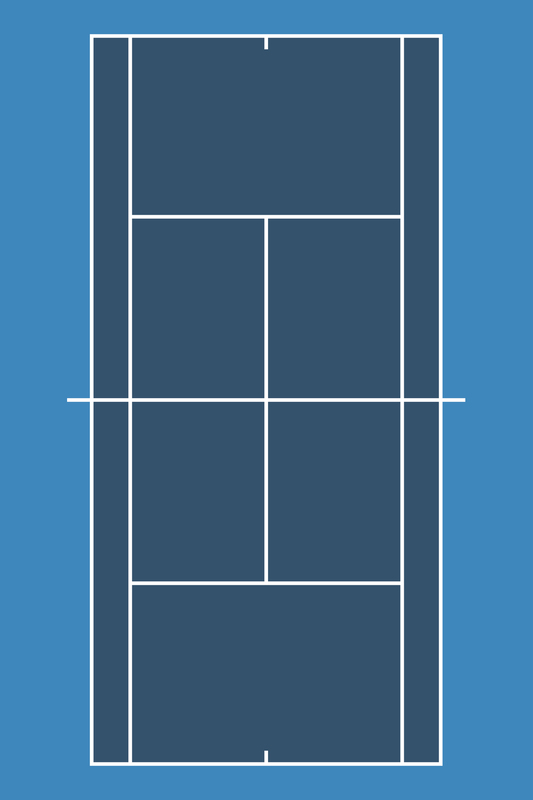
#> input picture my_img/tennis_court_small.jpg, 533 x 800 px, found by its file name
$ python main_new.py
#> lines starting #> are read from the running program, lines starting #| are printed output that depends on the picture; after the words box and inside, x2 and y2 are one past the last pixel; in counts of white or black regions, pixels touching at a corner belong together
### src/utils.py
import cv2
import numpy as np
import math
import time
import argparse

from settings import *

def parse_args():
    # arguments, need to provide the video link. eg. ~/main.py --video ~/Images/tennis_match_2.mp4
    ap = argparse.ArgumentParser()
    ap.add_argument("-v", "--video", default="tennis_match.mp4", help="path to the (optional) video file")
    ap.add_argument("-b", "--buffer", type=int, default=64, help="max buffer size")
    ap.add_argument("-y", "--yolo", type=str, default="n", help="visualize yolo detection")
    args = vars(ap.parse_args())
    return args

def find_court_mask_points(src):
    """
    Detect the single field's lines and get the court mask points.

    Parameters:
    src (numpy.ndarray): first frame of the video.

    Returns:
    court_points (numpy.ndarray): array with the four court field coordinates.
    """
    src = cv2.GaussianBlur(src, (5, 5), 0)

    dst = cv2.Canny(src, 100, 200, None, 3)

    # Detect lines in the image, with minimum length 400
    linesP = cv2.HoughLinesP(dst, 1, np.pi/180, 80, None, 400, 20)

    v_lines = []

    if linesP is not None:
        for i in range(0, len(linesP)):
            l = linesP[i][0]
            if abs(l[1] - l[3]) > 100:   # Extract vertical lines
                v_lines.append(l)

    left_line = None
    right_line = None

    if v_lines[0][0] < v_lines[1][0]:
        left_line = v_lines[0]
        right_line = v_lines[1]
    else:
        left_line = v_lines[1]
        right_line = v_lines[0]

    # lines are not detected entirely, compute some coordinates using information from the other line
    xl = int(left_line[2] - ((left_line[2] - left_line[0]) * (right_line[3] - left_line[3])) / (left_line[1] - left_line[3]))
    xr = int(right_line[2] - ((right_line[2] - right_line[0]) * (right_line[3] - left_line[3])) / (right_line[3] - right_line[1]))

    p1 = (left_line[2], left_line[3])
    p2 = (xl, right_line[3])
    p3 = (xr, left_line[3])
    p4 = (right_line[2], right_line[3])

    court_points = np.array([p1, p2, p3, p4])

    return court_points

# [107 lines left out: functions yolo_detection, compute_shot_type, not called in this run]

def draw_field_lines(frame, cmp):
    """
    Draws the field lines.

    Parameters:
    frame (numpy.ndarray): video frame.
    cmp (numpy.ndarray): array of Court mask points.

    """
    cv2.line(frame, cmp[0], cmp[1], (0,255,0), 2, cv2.LINE_AA)
    cv2.line(frame, cmp[1], cmp[3], (0,255,0), 2, cv2.LINE_AA)
    cv2.line(frame, cmp[2], cmp[3], (0,255,0), 2, cv2.LINE_AA)
    cv2.line(frame, cmp[2], cmp[0], (0,255,0), 2, cv2.LINE_AA)


def preprocess(frame, tennis_field, backgroundSubtractor):
    """
    Preprocess the frame to extract countours.

    Parameters:
    frame (numpy.ndarray): video frame.
    tennis_field (TennisField): Object that contains info about the tennis field state.
    backgroundSubtractor (cv2.BackgroundSubtractorMOG2): Background Subtractor object.

    Returns:
    Countours of the image.

    """

    # we blur our frame for possible noise
    blurred = cv2.GaussianBlur(frame, (ODD_BLUR, ODD_BLUR), 0)
    #cv2.imshow("Blurred image", blurred)

    # set our frame to hsv color
    hsv_blurred = cv2.cvtColor(blurred, cv2.COLOR_BGR2HSV)
    #cv2.imshow("hsv blurred", hsv_blurred)

    # To filter the players we take the range from our thresholds we defined
    mask = cv2.inRange(hsv_blurred, tennis_field.greenLower, GREEN_UPPER)
    #cv2.imshow("filtered mask", mask)

    # Because the top region the ball is smaller from the camera perspective we erode less than in the lower region
    erodeIterations = 2 if not tennis_field.isBallInUpperRegion else 1

    mask = cv2.erode(mask, None, iterations=erodeIterations)
    #cv2.imshow("eroded mask", mask)

    mask = cv2.dilate(mask, None, iterations=2)
    #print(str(greenLower) + " " + str(GREEP_UPPER))
    #cv2.imshow("dilated mask", mask)

    # We apply the substractor to our blurred frame
    bkgnMask = backgroundSubtractor.apply(blurred)
    #cv2.imshow("the substractor", bkgnMask)

    # We define ROI (region of interest)
    mask = mask[ROI["minX"]:ROI["maxX"], ROI["minY"]:ROI["maxY"]]
    bkgnMask = bkgnMask[ROI["minX"]:ROI["maxX"], ROI["minY"]:ROI["maxY"]]

    # since we just want the region with white pixels (no gray) we set our threshold to 254, 255
    _, thresholdMask = cv2.threshold(bkgnMask, 254, 255, cv2.THRESH_BINARY)
    #cv2.imshow("threshold", thresholdMask)

    thresholdMask = cv2.erode(thresholdMask, None, iterations=1)
    #cv2.imshow("threshold eroded", thresholdMask)

    thresholdMask = cv2.dilate(thresholdMask, None, iterations=3)
    #cv2.imshow("threshold dilated", thresholdMask)

    # we find out countours from our threshold mask
    #countours_thresh, _ = cv2.findContours(
    #    thresholdMask, cv2.RETR_EXTERNAL, cv2.CHAIN_APPROX_SIMPLE)

    # we apply a 'and' operator to our mask (which filters the playesr) and our thresholdMask which deleted the background and keeps the moving objects
    result = mask & thresholdMask
    #cv2.imshow("Result mask", result)

    # from our result we look up for the countours
    countours, _ = cv2.findContours(
        result, cv2.RETR_EXTERNAL, cv2.CHAIN_APPROX_SIMPLE)

    return countours


def find_ball(frame, countours, tennis_field, ball):
    """
    From countours find the tennis ball and information about it.

    Parameters:
    frame (numpy.ndarray): video frame.
    countours (numpy.ndarray): array of frame countours.
    tennis_field (TennisField): Object that contains info about the tennis field state.
    ball (Ball): object that contains info about the ball state.

    """

    # values to define the three areas of our video.
    frame_height = frame[ROI["minX"]:ROI["maxX"], ROI["minY"]:ROI["maxY"]].shape[0]/3
    frame_height_middle_region = frame_height*2

    # we get the ball coordinates and radius
    c = max(countours, key=cv2.contourArea)
    ((x, y), radius) = cv2.minEnclosingCircle(c)
    M = cv2.moments(c) # to find the blob center

    # we define the green lower threshold depending on where the ball was last seen
    if y < frame_height-OFFSET and y < frame_height_middle_region:
        tennis_field.greenLower = TOP_GREEN_LOWER
    elif y > frame_height-OFFSET and y < frame_height_middle_region:
        tennis_field.greenLower = MIDDLE_GREEN_LOWER
    else:
        tennis_field.greenLower = BOTTOM_GREEN_LOWER

    # Check if the ball is on the upper or lower region
    tennis_field.isBallInUpperRegion = True if y < frame_height_middle_region else False

    # If its a valid point we save the value and print some visual information on screen
    if M["m00"] != 0:
        center = (int(M["m10"] / M["m00"]), int(M["m01"] / M["m00"]))
        if radius > 1:
            frame_roi = frame[ROI["minX"]:ROI["maxX"], ROI["minY"]:ROI["maxY"]]
            cv2.circle(frame_roi, (int(x), int(y)),
                        int(radius), (0, 255, 255), 2)
            cv2.putText(frame_roi, "Radius: " + str(int(radius)) + " X,Y: " + str(int(x)) + " " + str(
                int(y)), (int(x) + 20, int(y) + 45), cv2.FONT_HERSHEY_COMPLEX, 0.7, (0, 255, 0), 2)
            tennis_field.pts.appendleft(center)

    ball.x = x
    ball.y = y

    # 2d PROJECTION: compute 2d coordinates using interpolated polynomials with some scaling factor
    y_2d = int(pow(y, 3)*COEFF["a"]-pow(y, 2)*COEFF["b"]+y*COEFF["c"]-COEFF["d"])
    x_2d = int((x-B15)*SCALA_X+D15 - (y_2d-400)*FACTOR*np.sign(x-B7)*(abs(x-B7)>200))

    ball.set_2d_pos(x_2d, y_2d)


# [109 lines left out: functions draw_trajectory, update_timestep, not called in this run]

### src/ball.py
class Ball():

    def __init__(self, x=0, y=0) -> None:
        self.x = x
        self.y = y
        self.prev_est_vel = [0, 0]
        self.x_2d = 0
        self.y_2d = 0
        self.bounce = False
        self.dx = 0
        self.dy = 0
        self.djoko = False
        pass

    # [4 lines left out: function set_pos, not called in this run]

    def set_2d_pos(self, x_2d, y_2d):
        self.x_2d = x_2d
        self.y_2d = y_2d
        pass

    def set_dx(self, dx):
        self.dx = dx

### src/timer.py
import time
from settings import *

class Timer():

    def __init__(self) -> None:
        self.previous_time = time.time()
        self.camera_timer = 0
        self.dt = 0
        pass

    def update(self):
        now_time = time.time()
            # we have the delta time difference between frames
        self.dt = now_time - self.previous_time  # temporal distance between two succeding frames (more or less constant)
        self.dt *= TIME_SCALE
        self.previous_time = now_time
        self.camera_timer += self.dt
        pass

### src/tennis_field.py
from collections import deque

class TennisField():

    def __init__(self, args) -> None:
        self.direction = ""
        self.insideCourt = ""
        self.current_shot = ""
        self.shot = ""
        self.shot_dir = ""
        self.isBallInUpperRegion = False
        self.greenLower = (30, 55, 150)
        self.args = args
        self.pts = deque(maxlen=self.args["buffer"])
        self.yolo = self.args["yolo"]
        pass

### src/main_new.py
import cv2
import time
import numpy as np
import math

from timer import Timer
from tennis_field import TennisField
from ball import Ball

from settings import *
from utils import *

args = parse_args()
args["video"] = "tennis_match_2.mp4"

# init parameters
tennis_field = TennisField(args)
timer = Timer()
ball = Ball()

court_img = cv2.imread('my_img/tennis_court_small.jpg')
#> court_img is the input picture: shape (800, 533, 3); mean B, G, R 145.6, 110, 64.3

# substracts the background from the frame
backgroundSubtractor = cv2.createBackgroundSubtractorMOG2(history=100, varThreshold=75, detectShadows=False)

# video reference from the arguments
vs = cv2.VideoCapture(tennis_field.args["video"])

# get video fps
camera_fps = vs.get(cv2.CAP_PROP_FPS)

# video file to warm up
time.sleep(2.0)

ret, frame1 = vs.read()
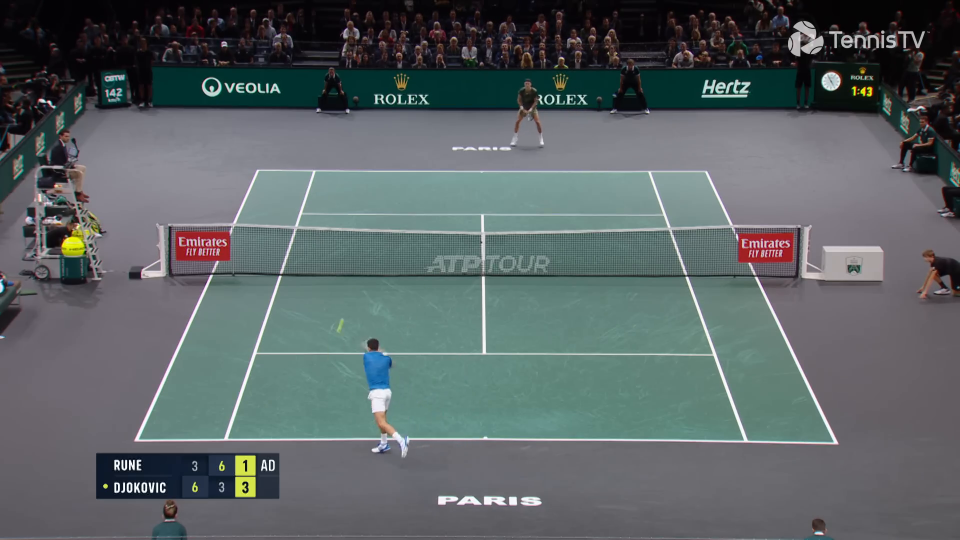
#> input picture frame 40 of tennis_match_2.mp4, 1920 x 1080 px (shown at 1/2 size)
#> frame1 is the input picture: shape (1080, 1920, 3); mean B, G, R 101.4, 99.8, 91.2

court_mask_points = find_court_mask_points(frame1)
#> in find_court_mask_points, `dst = cv2.Canny(src, 100, 200, None, 3)`:
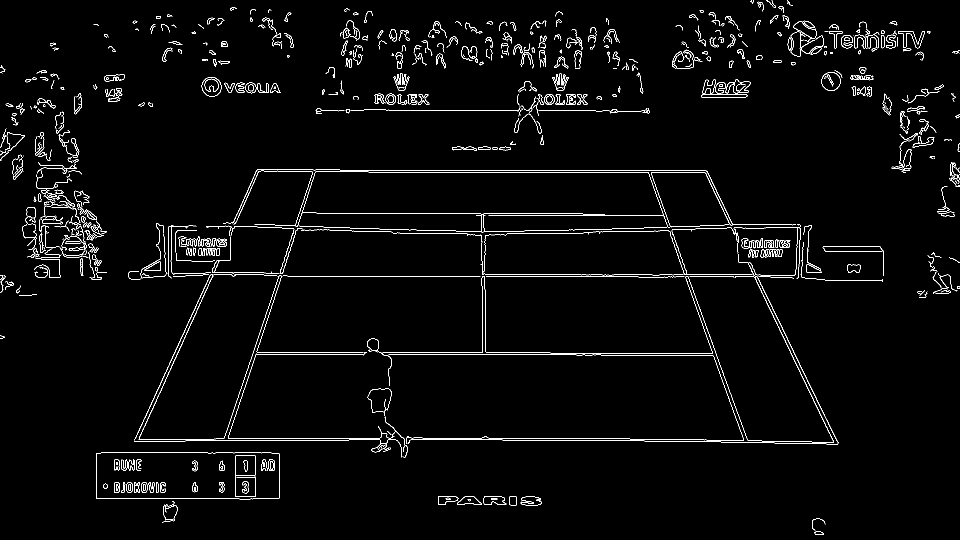
#> dst: shape (1080, 1920) (shown at 1/2 size); 2.4% white in thin lines or dots
#> in find_court_mask_points, `linesP = cv2.HoughLinesP(dst, 1, np.pi/180, 80, None, 400, 20)`: linesP = [[595, 553, 1276, 553], [862, 341, 1413, 341], [737, 344, 1415, 344], [977, 549, 1520, 549], [766, 709, 1201, 709], [483, 795, 632, 339], [1312, 376, 1495, 880]]
#> the loop in find_court_mask_points, `for i in range(0, len(linesP)):` made 7 passes
#> after the loop in find_court_mask_points, `for i in range(0, len(linesP)):`: v_lines = [[483, 795, 632, 339], [1312, 376, 1495, 880]]
#> in find_court_mask_points, `left_line = v_lines[0]`: left_line = [483, 795, 632, 339]
#> in find_court_mask_points, `right_line = v_lines[1]`: right_line = [1312, 376, 1495, 880]
#> in find_court_mask_points, `xl = int(left_line[2] - ((left_line[2] - left_line[0]) * (right_line[3..`: xl = 455
#> in find_court_mask_points, `xr = int(right_line[2] - ((right_line[2] - right_line[0]) * (right_lin..`: xr = 1298
#> in find_court_mask_points, `p1 = (left_line[2], left_line[3])`: p1 = (632, 339)
#> in find_court_mask_points, `p2 = (xl, right_line[3])`: p2 = (455, 880)
#> in find_court_mask_points, `p3 = (xr, left_line[3])`: p3 = (1298, 339)
#> in find_court_mask_points, `p4 = (right_line[2], right_line[3])`: p4 = (1495, 880)
#> in find_court_mask_points, `court_points = np.array([p1, p2, p3, p4])`: court_points = [[632, 339], [455, 880], [1298, 339], [1495, 880]]
#> court_mask_points = [[632, 339], [455, 880], [1298, 339], [1495, 880]]

# infinite loop till video ends or 'q' is pressed
while True:
    ret, frame = vs.read()
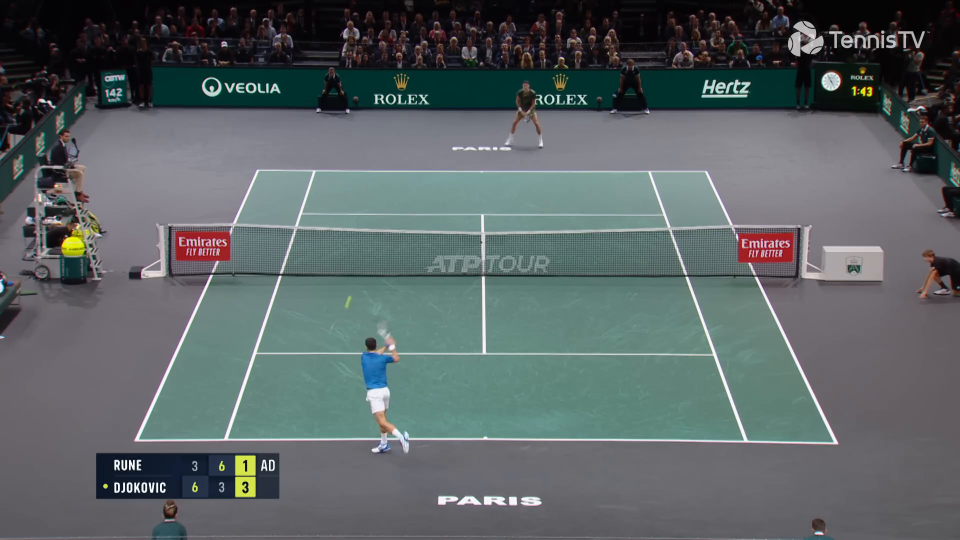
#> input picture frame 41 of tennis_match_2.mp4, 1920 x 1080 px (shown at 1/2 size)
#> frame is the input picture: shape (1080, 1920, 3); mean B, G, R 101.4, 99.8, 91.2

    if not ret:
        break

    countours = preprocess(frame, tennis_field, backgroundSubtractor)
#> in preprocess, `hsv_blurred = cv2.cvtColor(blurred, cv2.COLOR_BGR2HSV)`: hsv_blurred: shape (1080, 1920, 3); mean H, S, V 111.1, 54.8, 105.6
#> in preprocess, `mask = cv2.inRange(hsv_blurred, tennis_field.greenLower, GREEN_UPPER)`: mask: shape (1080, 1920); 0.24% white; 18 white regions (5 under 20 px), largest, box (x1, y1, x2, y2) and area: (471, 911, 511, 951) 1463, (471, 954, 511, 994) 1389, (126, 473, 171, 513) 1388
#> in preprocess, `mask = cv2.erode(mask, None, iterations=erodeIterations)`:
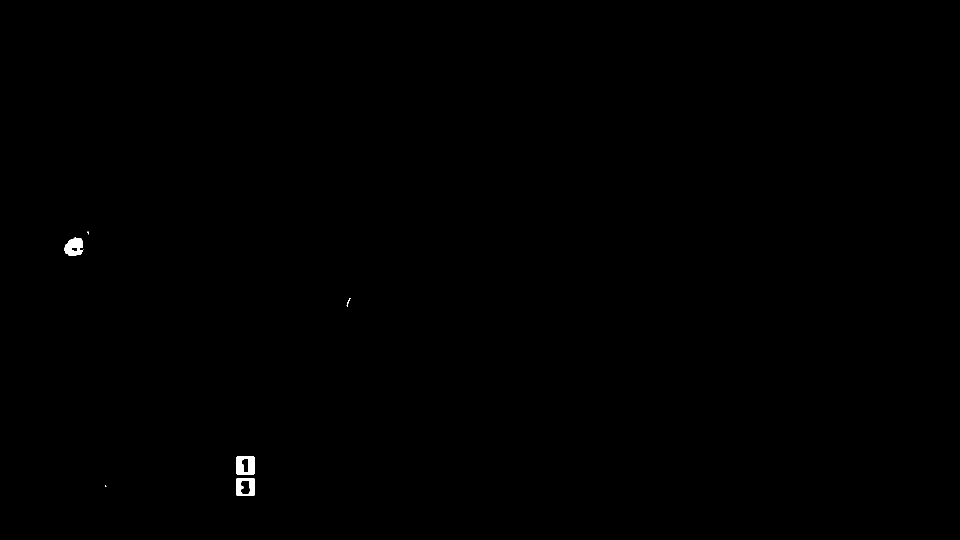
#> mask: shape (1080, 1920) (shown at 1/2 size); 0.14% white; 6 white regions (2 under 20 px), largest, box (x1, y1, x2, y2) and area: (473, 913, 509, 949) 1015, (128, 475, 167, 511) 977, (473, 956, 509, 992) 866, (693, 596, 701, 613) 34
#> in preprocess, `mask = cv2.dilate(mask, None, iterations=2)`: mask: shape (1080, 1920); 0.21% white; 6 white regions, box (x1, y1, x2, y2) and area: (471, 911, 511, 951) 1463, (126, 473, 169, 513) 1377, (471, 954, 511, 994) 1358, (691, 594, 703, 615) 150, (173, 461, 180, 471) 63, (208, 969, 215, 976) 47
#> in preprocess, `bkgnMask = backgroundSubtractor.apply(blurred)`: bkgnMask: shape (1080, 1920); every value is 255
#> in preprocess, `mask = mask[ROI["minX"]:ROI["maxX"], ROI["minY"]:ROI["maxY"]]`:
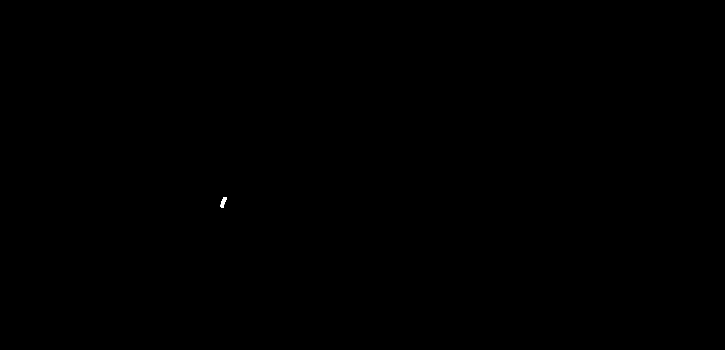
#> mask: shape (700, 1450) (shown at 1/2 size); 0.01% white; 1 white region
#> in preprocess, `bkgnMask = bkgnMask[ROI["minX"]:ROI["maxX"], ROI["minY"]:ROI["maxY"]]`: bkgnMask: shape (700, 1450); every value is 255
#> in preprocess, `countours, _ = cv2.findContours( result, cv2.RETR_EXTERNAL, cv2.CHAIN_..`: countours = 1 contour; box (x1, y1, x2, y2) and area: (441, 394, 453, 415) 124
    # check there is at least one countour
    if len(countours) > 0:
        find_ball(frame, countours, tennis_field, ball)
#> in find_ball, `c = max(countours, key=cv2.contourArea)`: c = contour of 26 points, box (x1, y1, x2, y2) (441, 394, 453, 415), area 124
#> in find_ball, `((x, y), radius) = cv2.minEnclosingCircle(c)`: x = 447; y = 404; radius = 11.18
#> in find_ball, `M = cv2.moments(c)`: M = moments, m00 124, centre m10/m00, m01/m00 = (446.4, 403.8)
#> in find_ball, `tennis_field.isBallInUpperRegion = True if y < frame_height_middle_reg..`: tennis_field.isBallInUpperRegion = True
#> in find_ball, `center = (int(M["m10"] / M["m00"]), int(M["m01"] / M["m00"]))`: center = (446, 403)
#> in find_ball, `cv2.circle(frame_roi, (int(x), int(y)), int(radius), (0, 255, 255), 2)`: frame_roi: shape (700, 1450, 3); mean B, G, R 128.5, 128.9, 112.1
#> in find_ball, `cv2.putText(frame_roi, "Radius: " + str(int(radius)) + " X,Y: " + str(..`:
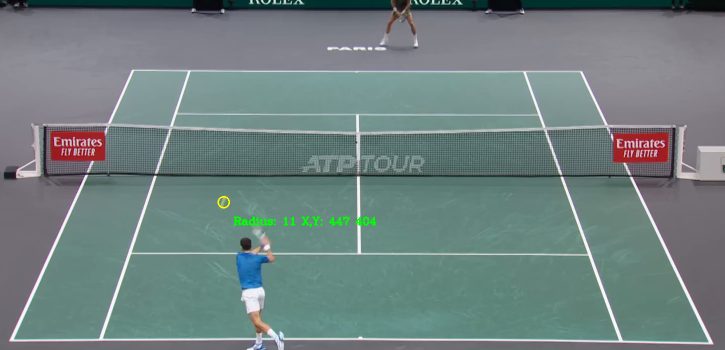
#> frame_roi: shape (700, 1450, 3) (shown at 1/2 size); mean B, G, R 128.3, 129.1, 111.9
#> in find_ball, `ball.x = x`: ball.x = 447
#> in find_ball, `ball.y = y`: ball.y = 404
#> in find_ball, `y_2d = int(pow(y, 3)*COEFF["a"]-pow(y, 2)*COEFF["b"]+y*COEFF["c"]-COEF..`: y_2d = 508
#> in find_ball, `x_2d = int((x-B15)*SCALA_X+D15 - (y_2d-400)*FACTOR*np.sign(x-B7)*(abs(..`: x_2d = 185
#> in set_2d_pos, `self.y_2d = y_2d`: self.y_2d = 508

    timer.update()

    draw_field_lines(frame, court_mask_points)
#> in draw_field_lines, `cv2.line(frame, cmp[2], cmp[0], (0,255,0), 2, cv2.LINE_AA)`:
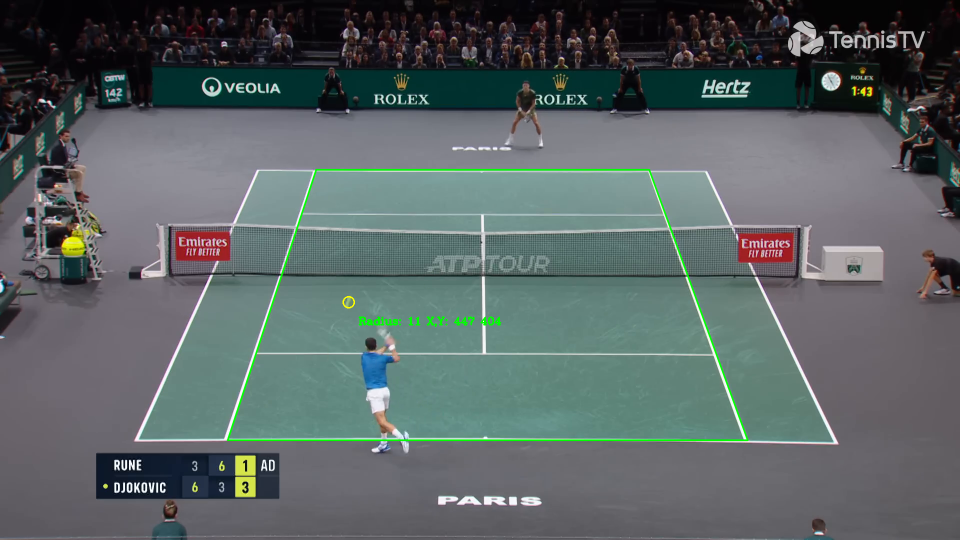
#> frame: shape (1080, 1920, 3) (shown at 1/2 size); mean B, G, R 100.4, 100.3, 90.3

    # if there are enough points
    if(len(tennis_field.pts) > BUFFER_POINTS):
        draw_trajectory(frame, tennis_field, ball, timer, court_mask_points)

    if ball.bounce:
        cv2.circle(court_img, (ball.x_2d, ball.y_2d), 3, (0, 255, 0), 2)

    field_2d_img = np.copy(court_img)
    cv2.circle(field_2d_img, (ball.x_2d, ball.y_2d), 3, (255, 0, 255), 2)
#> field_2d_img: shape (800, 533, 3); 0.01% of pixels changed, all inside (x1, y1, x2, y2) = (181, 504, 190, 513)

    cv2.imshow("Frame", frame)
    cv2.imshow("Field_2d", field_2d_img)

    key = cv2.waitKey(1) & 0xFF
#> (key q is pressed here)

    # if the 'q' key is pressed, stop the loop
    if key == ord("q"):
        break
    if key == ord('p'):
        # wait until any key is pressed
        cv2.waitKey(-1)
    #if key == ord('s'):
        # save image
        #cv2.imwrite("my_img/mid_img_2.jpg", orig_frame)

# release the camera
vs.release()

# close all windows
cv2.destroyAllWindows()
